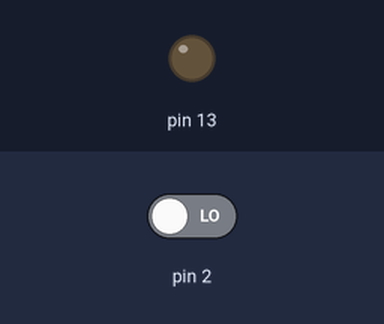
Simulated run of this sketch. Board: Arduino Uno, built with avr-gcc and run on an emulated ATmega328P. Parts: output pins drawn as LEDs (lit = HIGH). Inputs (shaded band) come from the test bench; at power-on: pin 2 LOW.

Above: at 5.0 s.
5.1 s: pin 2 driven HIGH
At 5.9 s:
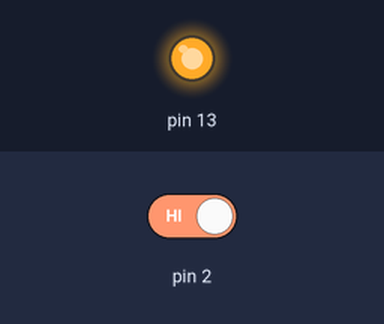
Timing chart, 0 to 8.1 s (numbered marks = the images above; inputs shaded):
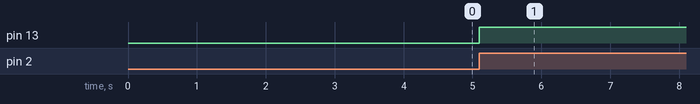

Measured:
- after the input at 5.1 s, pin 13: LOW → HIGH at once

The sketch:

3d.ino
```cpp
#include <avr/io.h>
#include <avr/interrupt.h>

int main(void)
{
    // LED (PB5 / Pin 13) as output
    DDRB |= (1 << DDB5);

    // Button (PD2 / Pin 2) as input
    DDRD &= ~(1 << DDD2);

    // Configure INT0 to trigger on rising edge (button press)
    EICRA |= (1 << ISC01) | (1 << ISC00);

    // Enable external interrupt INT0
    EIMSK |= (1 << INT0);

    // Enable global interrupts
    sei();

    while (1)
    {
        // main loop does nothing
    }
}

// Interrupt Service Routine
ISR(INT0_vect)
{
    // Toggle LED
    PORTB ^= (1 << PORTB5);
}
```
